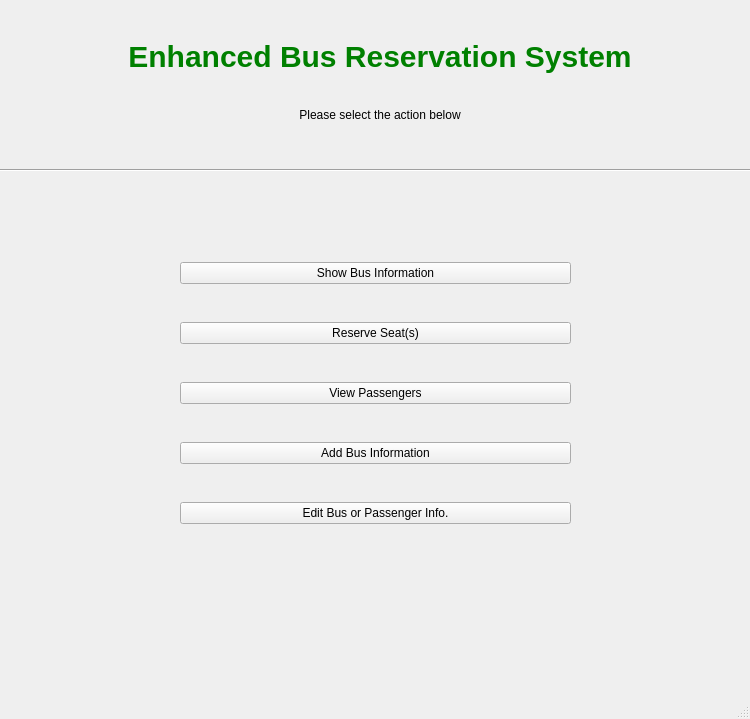
<?xml version="1.0" encoding="UTF-8"?>
<ui version="4.0">
 <class>MockUp</class>
 <widget class="QMainWindow" name="MockUp">
  <property name="geometry">
   <rect>
    <x>0</x>
    <y>0</y>
    <width>750</width>
    <height>719</height>
   </rect>
  </property>
  <property name="windowTitle">
   <string>MockUp</string>
  </property>
  <widget class="QWidget" name="centralwidget">
   <widget class="Line" name="line">
    <property name="geometry">
     <rect>
      <x>0</x>
      <y>160</y>
      <width>751</width>
      <height>20</height>
     </rect>
    </property>
    <property name="styleSheet">
     <string notr="true"/>
    </property>
    <property name="orientation">
     <enum>Qt::Horizontal</enum>
    </property>
   </widget>
   <widget class="QWidget" name="">
    <property name="geometry">
     <rect>
      <x>120</x>
      <y>30</y>
      <width>520</width>
      <height>111</height>
     </rect>
    </property>
    <layout class="QVBoxLayout" name="verticalLayout">
     <item>
      <widget class="QLabel" name="label">
       <property name="layoutDirection">
        <enum>Qt::LeftToRight</enum>
       </property>
       <property name="styleSheet">
        <string notr="true">color: Green;
font-size:30px;
font-weight:bold;

</string>
       </property>
       <property name="text">
        <string>Enhanced Bus Reservation System</string>
       </property>
       <property name="alignment">
        <set>Qt::AlignCenter</set>
       </property>
      </widget>
     </item>
     <item>
      <widget class="QLabel" name="label_2">
       <property name="text">
        <string>Please select the action below</string>
       </property>
       <property name="alignment">
        <set>Qt::AlignCenter</set>
       </property>
      </widget>
     </item>
    </layout>
   </widget>
   <widget class="QWidget" name="">
    <property name="geometry">
     <rect>
      <x>180</x>
      <y>230</y>
      <width>391</width>
      <height>331</height>
     </rect>
    </property>
    <layout class="QVBoxLayout" name="verticalLayout_2">
     <item>
      <widget class="QPushButton" name="pushButton_5">
       <property name="text">
        <string>Show Bus Information</string>
       </property>
      </widget>
     </item>
     <item>
      <widget class="QPushButton" name="pushButton_2">
       <property name="text">
        <string>Reserve Seat(s)</string>
       </property>
      </widget>
     </item>
     <item>
      <widget class="QPushButton" name="pushButton_3">
       <property name="text">
        <string>View Passengers</string>
       </property>
      </widget>
     </item>
     <item>
      <widget class="QPushButton" name="pushButton_4">
       <property name="text">
        <string>Add Bus Information</string>
       </property>
      </widget>
     </item>
     <item>
      <widget class="QPushButton" name="pushButton">
       <property name="text">
        <string>Edit Bus or Passenger Info.</string>
       </property>
      </widget>
     </item>
    </layout>
   </widget>
  </widget>
  <widget class="QMenuBar" name="menubar">
   <property name="geometry">
    <rect>
     <x>0</x>
     <y>0</y>
     <width>750</width>
     <height>26</height>
    </rect>
   </property>
  </widget>
  <widget class="QStatusBar" name="statusbar"/>
 </widget>
 <resources/>
 <connections/>
</ui>
